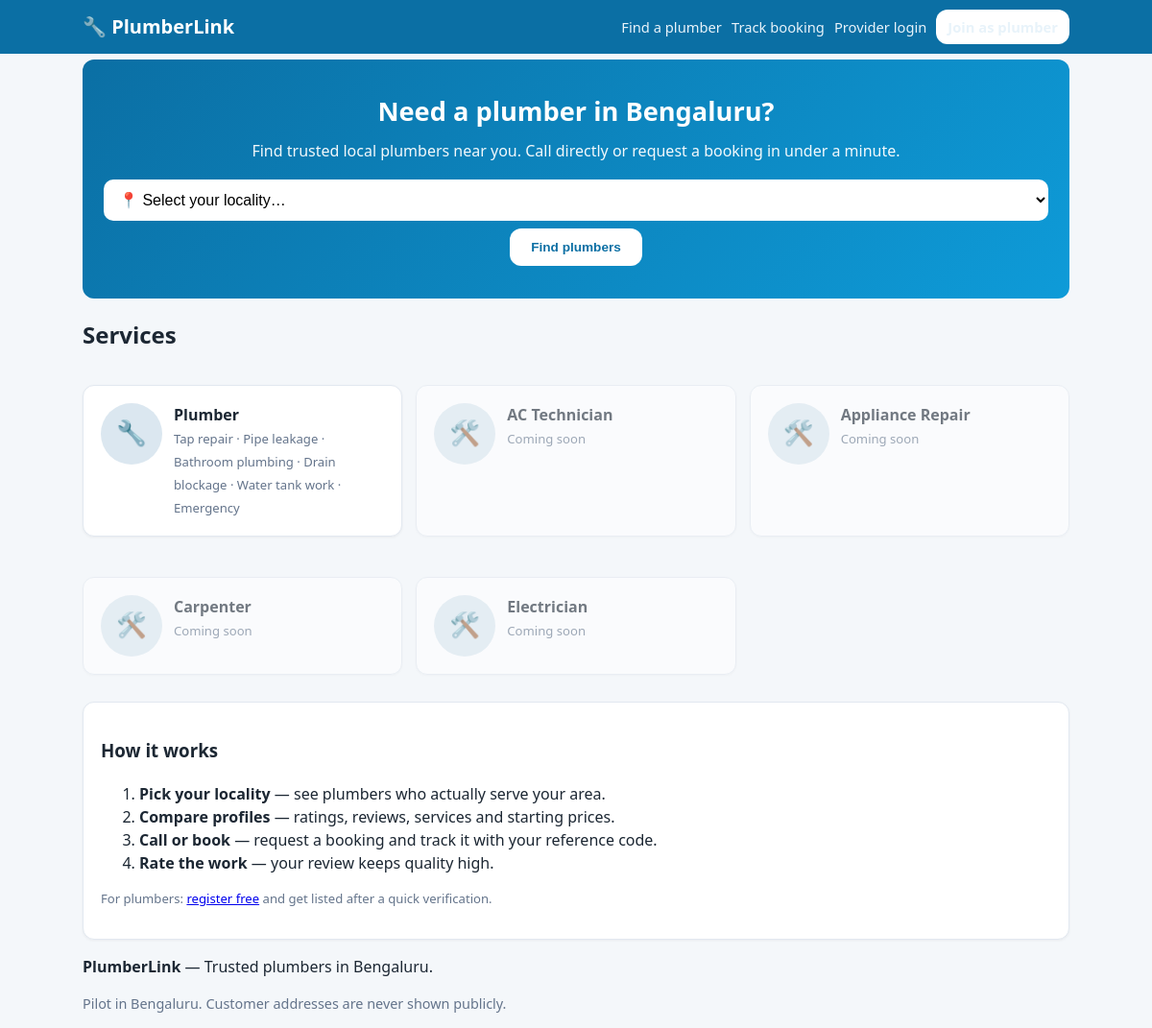
The page / on the database its author committed.
### core/models.py (models this page shows, shortened)
class ServiceCategory(models.Model):
    name = models.CharField(max_length=100, unique=True)
    slug = models.SlugField(max_length=100, unique=True, blank=True)
    tagline = models.CharField(max_length=200, blank=True)
    active = models.BooleanField(default=True)
    sort_order = models.IntegerField(default=0)
    class Meta:
        ordering = ["sort_order", "name"]

### core/views.py (the view)
# urls.py: path("", v.home, name="home"),
def home(request):
    localities = Locality.objects.filter(active=True)
    category = ServiceCategory.objects.filter(slug="plumber").first()
    services = category.services.filter(active=True) if category else []
    locality_slug = request.GET.get("locality", "")
    if locality_slug:
        return redirect(f"{reverse('provider_list')}?locality={locality_slug}")
    return render(request, "core/home.html", {
        "localities": localities, "services": services,
        "selected_locality": locality_slug,
    })

### core/context_processors.py (called while the page is built)
def site(request):
    return {
        "brand_name": "PlumberLink",
        "brand_tagline": "Trusted plumbers in Bengaluru",
        "service_categories": ServiceCategory.objects.all().prefetch_related("services"),
        "platform": PlatformSettings.get(),
    }

### core/models.py (called while the page is built)
    @classmethod
    def get(cls) -> "PlatformSettings":
        obj, _ = cls.objects.get_or_create(pk=1)
        return obj

### core/templates/core/home.html (shortened to what this page needs)
{% extends "core/base.html" %}
{% block content %}
<div class="hero">
  <h1>Need a plumber in Bengaluru?</h1>
  <p>Find trusted local plumbers near you. Call directly or request a booking in under a minute.</p>
  <form class="searchbar" method="get" action="{% url 'home' %}">
    <select name="locality" required>
      <option value="">📍 Select your locality…</option>
    </select>
    <button class="btn btn-sm" style="padding:12px 22px" type="submit">Find plumbers</button>
  </form>
</div>
<h2>Services</h2>
<div class="grid">
  <a class="card pro-card" style="text-decoration:none;color:inherit" href="{% url 'provider_list' %}">
    <div class="avatar">🔧</div>
    <div><strong>Plumber</strong><br>
      <span class="muted small">Tap repair · Pipe leakage · Bathroom plumbing · Drain blockage · Water tank work · Emergency</span>
    </div>
  </a>
  {% for c in service_categories %}{% if c.slug != "plumber" %}
  <div class="card pro-card" style="opacity:{% if c.active %}1{% else %}.6{% endif %}">
    <div class="avatar">🛠️</div>
    <div><strong>{{ c.name }}</strong><br><span class="muted small">{% if c.active %}Now live{% else %}Coming soon{% endif %}</span></div>
  </div>
  {% endif %}{% endfor %}
</div>
<div class="card">
  <h3>How it works</h3>
  <ol>
    <li><strong>Pick your locality</strong> — see plumbers who actually serve your area.</li>
    <li><strong>Compare profiles</strong> — ratings, reviews, services and starting prices.</li>
    <li><strong>Call or book</strong> — request a booking and track it with your reference code.</li>
    <li><strong>Rate the work</strong> — your review keeps quality high.</li>
  </ol>
  <p class="muted small">For plumbers: <a href="{% url 'provider_register' %}">register free</a> and get listed after a quick verification.</p>
</div>
{% endblock %}

### core/static/core/css/style.css (style rules this page uses)
:root { --brand:#0b6fa4; --brand-d:#085a86; --accent:#f59e0b; --bg:#f4f7fa; --card:#ffffff; --ink:#1c2733; --muted:#64748b; --line:#e2e8f0; --ok:#16a34a; --warn:#d97706; --bad:#dc2626; --radius:12px; }
* { box-sizing:border-box }
body { margin:0;font-family:system-ui,-apple-system,"Segoe UI",Roboto,Arial,sans-serif; background:var(--bg);color:var(--ink);line-height:1.5 }
.btn { display:inline-block;background:var(--brand);color:#fff;border:0;border-radius:var(--radius); padding:12px 20px;font-size:1rem;font-weight:600;cursor:pointer;text-decoration:none;text-align:center }
.btn-sm { padding:7px 12px;font-size:.85rem;background:#fff;color:var(--brand) }
.card { background:var(--card);border:1px solid var(--line);border-radius:var(--radius); padding:18px;margin:14px 0;box-shadow:0 1px 3px rgba(0,0,0,.05) }
.muted { color:var(--muted);font-size:.9rem }
.small { font-size:.82rem }
.hero { background:linear-gradient(135deg,var(--brand),#0e9bd8);color:#fff;border-radius:var(--radius); padding:34px 22px;margin:6px 0 18px;text-align:center }
.hero h1 { margin:0 0 8px;font-size:1.7rem }
.hero p { margin:0 0 18px;opacity:.95 }
.searchbar { display:flex;gap:8px;flex-wrap:wrap;justify-content:center }
.searchbar select { padding:12px;border-radius:10px;border:0;font-size:1rem;min-width:200px }
.grid { display:grid;grid-template-columns:repeat(auto-fill,minmax(270px,1fr));gap:14px }
.pro-card { display:flex;gap:12px;align-items:flex-start }
.avatar { width:64px;height:64px;border-radius:50%;object-fit:cover;background:#dbe7f0;flex-shrink:0; display:flex;align-items:center;justify-content:center;font-size:1.6rem }
form input[type=text],form input[type=number],form input[type=date],form input[type=time], form input[type=password],form select,form textarea { width:100%;padding:11px;border:1.5px solid var(--line);border-radius:10px;font-size:1rem;background:#fff }

### rows shown on the page
ServiceCategory: name "AC Technician", active "Coming soon"
ServiceCategory: name "Appliance Repair", active "Coming soon"
ServiceCategory: name "Carpenter", active "Coming soon"
ServiceCategory: name "Electrician", active "Coming soon"

### other values the page prints
{{ brand_name }} "PlumberLink"
{{ brand_tagline }} "Trusted plumbers in Bengaluru"
